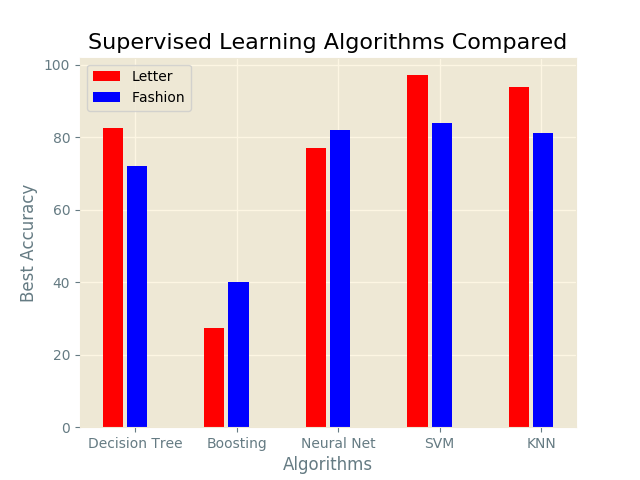

Recreate this plot in Python.
import matplotlib.pyplot as plt
from numpy import arange

letter = [82.5, 27.5, 77, 97.1, 93.9]
fashion = [72, 40, 82, 83.8, 81.2]

kernels = ['Decision Tree', 'Boosting', 'Neural Net', 'SVM', 'KNN']
temp_x = arange(5)
fig = plt.figure()
plt.style.use('Solarize_Light2')
plt.bar(temp_x - 0.22, letter, width=0.20, color='r', label="Letter")
plt.bar(temp_x + 0.02, fashion, width=0.20, color='b', label="Fashion")
plt.xticks(temp_x, kernels)
plt.xlabel('Algorithms')
plt.ylabel('Best Accuracy')
plt.legend(loc='best')
plt.title('Supervised Learning Algorithms Compared')
fig.savefig('conclusion.png')
plt.close(fig)
